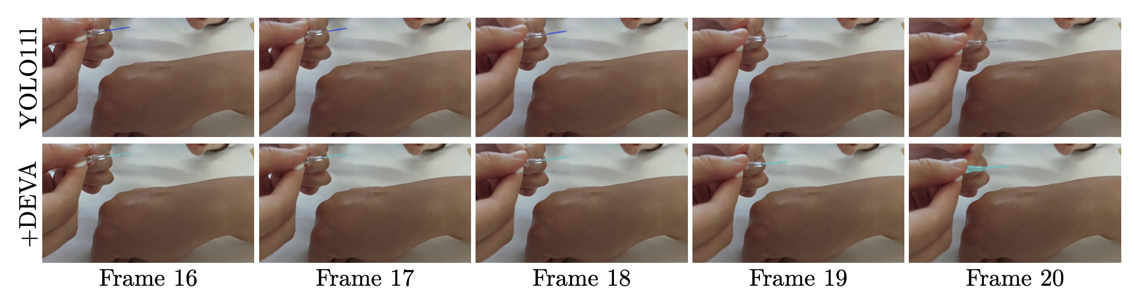
#> input picture assets/deva_effect/summary/img_1.png, 1134 x 297 px
$ python tag_img.py ../../assets/deva_effect/summary/img_1.png out.png
#> lines starting #> are read from the running program, lines starting #| are printed output that depends on the picture; after the words box and inside, x2 and y2 are one past the last pixel; in counts of white or black regions, pixels touching at a corner belong together
""" 在图片的左上角标记图片的名字 """
import argparse
import os
import cv2


def add_text_to_image(input_path, output_path, *,
                      font_scale=2, color=(0, 0, 255),
                      thickness=2, padding_right=25, padding_top=60
                      ):
#> called with output_path = 'out.png', font_scale = 2, color = (0, 0, 255), thickness = 2, padding_right = 25, padding_top = 60
    image = cv2.imread(input_path)
#> image is the input picture: shape (297, 1134, 3); mean B, G, R 133.7, 141.4, 155.8
    font = cv2.FONT_HERSHEY_DUPLEX
    font_scale = 2
    color = (0, 0, 204)
    thickness = 2
    text = os.path.basename(output_path).split(".")[0]
    # 获取文字的尺寸
    text_size = cv2.getTextSize(text, font, font_scale, thickness)[0]
    image_height, image_width = image.shape[:2]
#> image_height = 297; image_width = 1134
    padding_top = 20  # 距离顶部的像素数
    padding_right = 20  # 距离右边的像素数
    text_x = image_width - text_size[0] - padding_right
#> text_x = 1012
    text_y = padding_top + text_size[1]  # OpenCV 的 y 坐标是文字的基线
    cv2.putText(image, text, (text_x, text_y), font, font_scale, color, thickness)
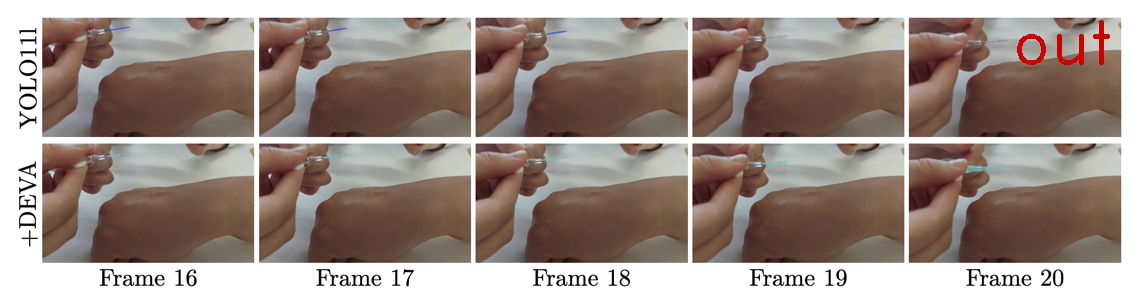
#> image: shape (297, 1134, 3); 0.31% of pixels changed, all inside (x1, y1, x2, y2) = (1017, 20, 1110, 65)
    cv2.imwrite(output_path, image)
    print(f"Image saved to {output_path}")


if __name__ == "__main__":
    parser = argparse.ArgumentParser(description="在图片右上角添加红色文字")
    parser.add_argument("input_path", type=str, help="输入图片路径")
    parser.add_argument("output_path", type=str, help="输出图片目录")

    args = parser.parse_args()
    add_text_to_image(args.input_path, args.output_path)

$ run again, on assets/deva_effect/summary/error_seg.jpg
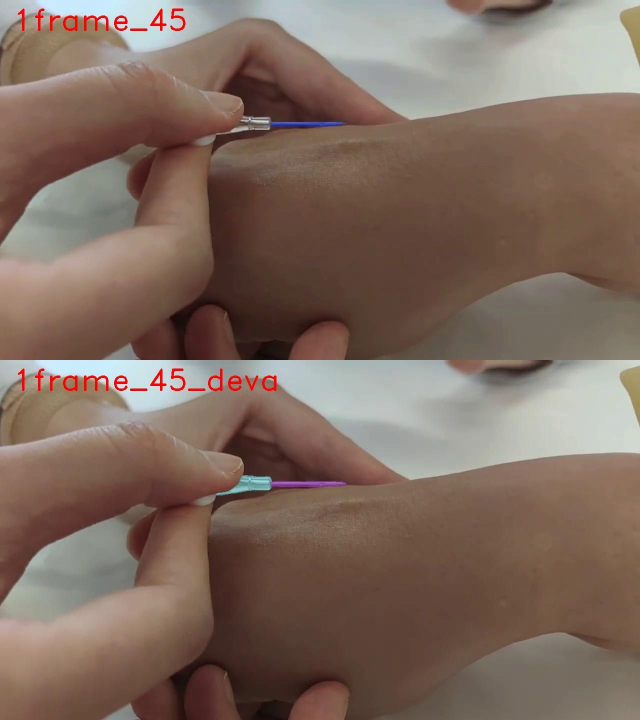
#> input picture assets/deva_effect/summary/error_seg.jpg, 1280 x 1440 px (shown at 1/2 size)
#> in add_text_to_image, image is the input picture: shape (1440, 1280, 3); mean B, G, R 95.2, 106.9, 127.5
#> in add_text_to_image, `cv2.putText(image, text, (text_x, text_y), font, font_scale, color, th..`:
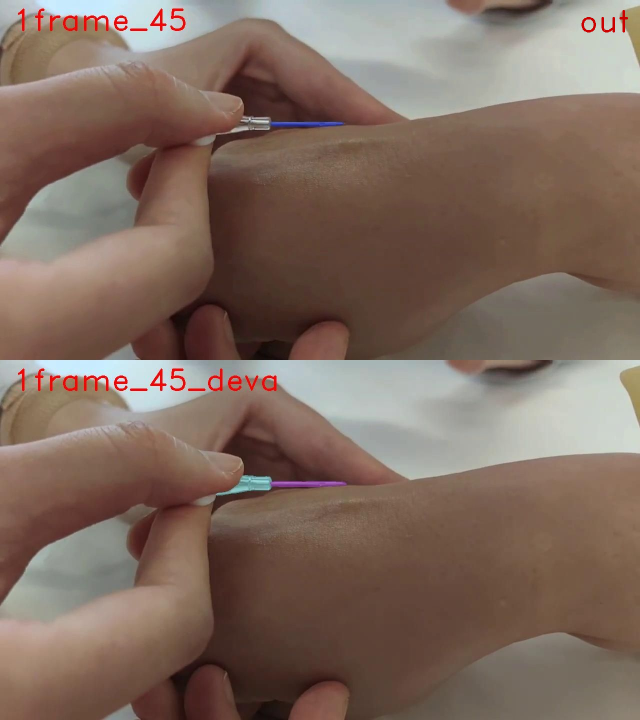
#> image: shape (1440, 1280, 3) (shown at 1/2 size); 0.06% of pixels changed, all inside (x1, y1, x2, y2) = (1163, 20, 1256, 65)

$ run again, on assets/deva_effect/summary/error_seg2.jpg
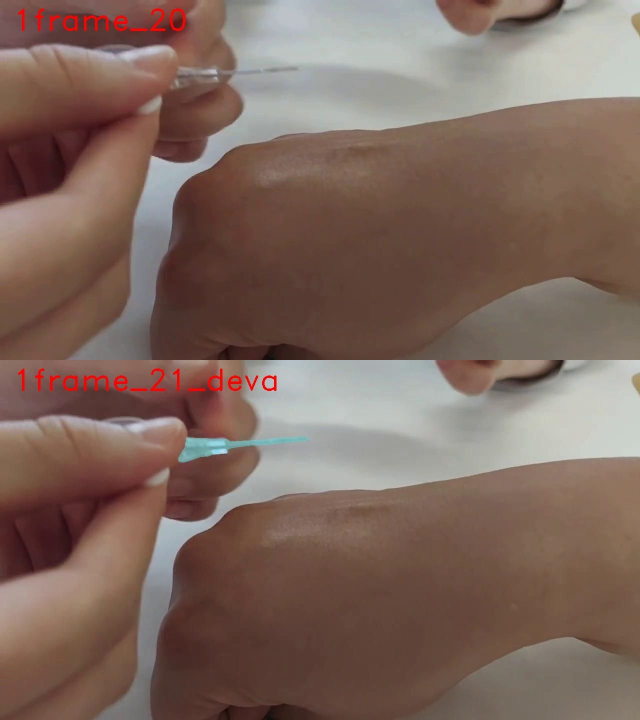
#> input picture assets/deva_effect/summary/error_seg2.jpg, 1280 x 1440 px (shown at 1/2 size)
#> in add_text_to_image, image is the input picture: shape (1440, 1280, 3); mean B, G, R 93.8, 103.7, 126.6
#> in add_text_to_image, `cv2.putText(image, text, (text_x, text_y), font, font_scale, color, th..`:
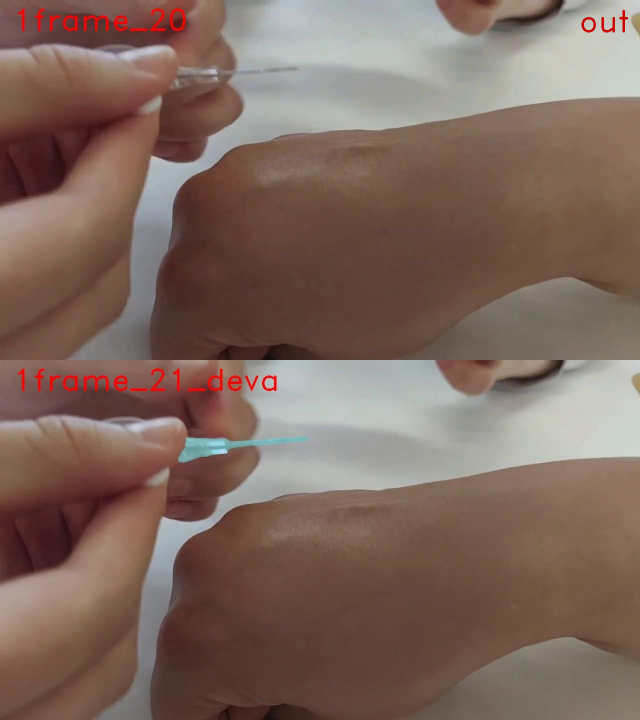
#> image: shape (1440, 1280, 3) (shown at 1/2 size); 0.06% of pixels changed, all inside (x1, y1, x2, y2) = (1163, 20, 1256, 65)

$ run again, on assets/deva_effect/summary/error_seg3.jpg
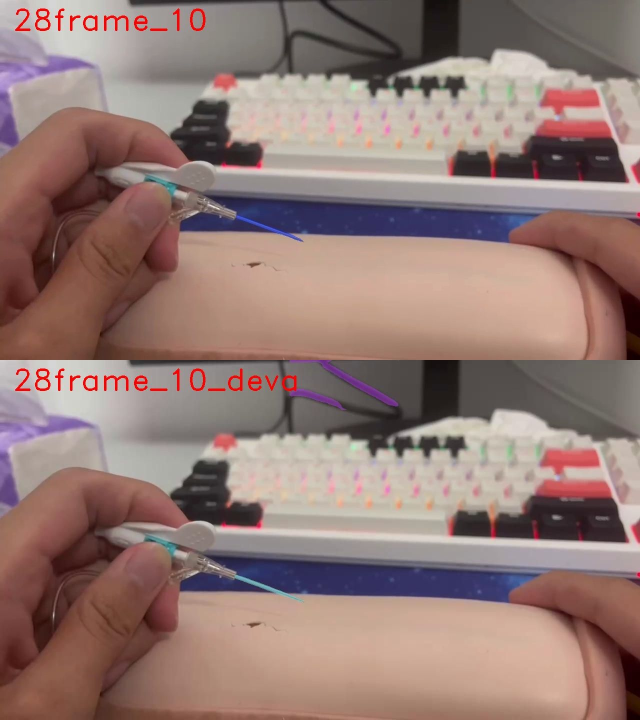
#> input picture assets/deva_effect/summary/error_seg3.jpg, 1280 x 1440 px (shown at 1/2 size)
#> in add_text_to_image, image is the input picture: shape (1440, 1280, 3); mean B, G, R 116.2, 121.4, 146.7
#> in add_text_to_image, `cv2.putText(image, text, (text_x, text_y), font, font_scale, color, th..`:
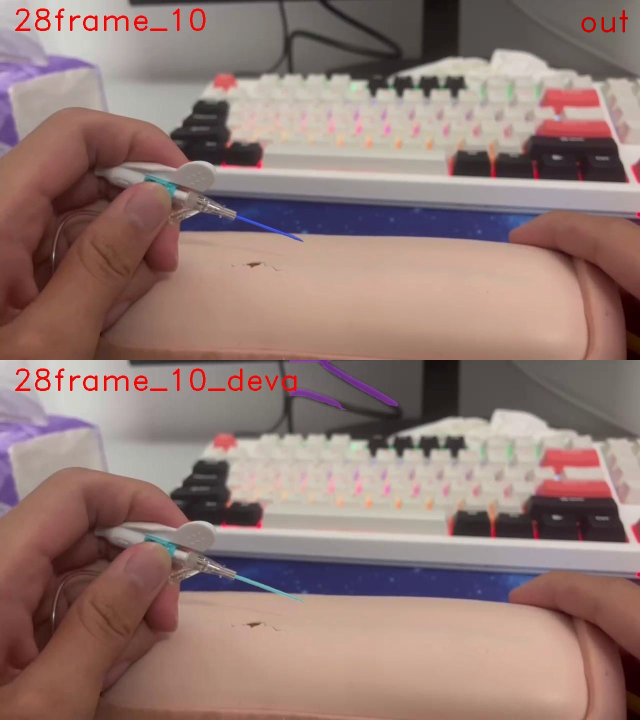
#> image: shape (1440, 1280, 3) (shown at 1/2 size); 0.06% of pixels changed, all inside (x1, y1, x2, y2) = (1163, 20, 1256, 65)
